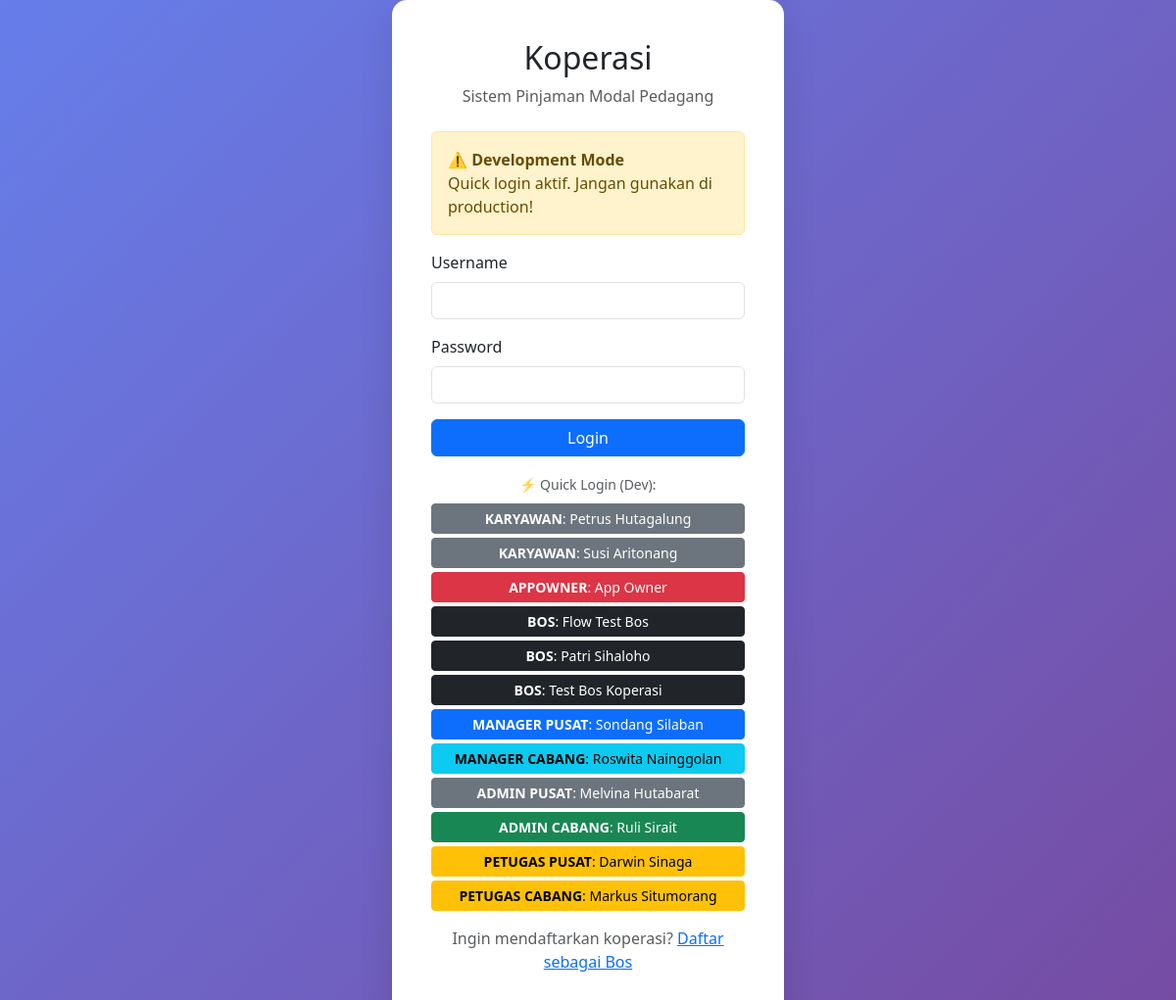
The app's page /login.php, older data.
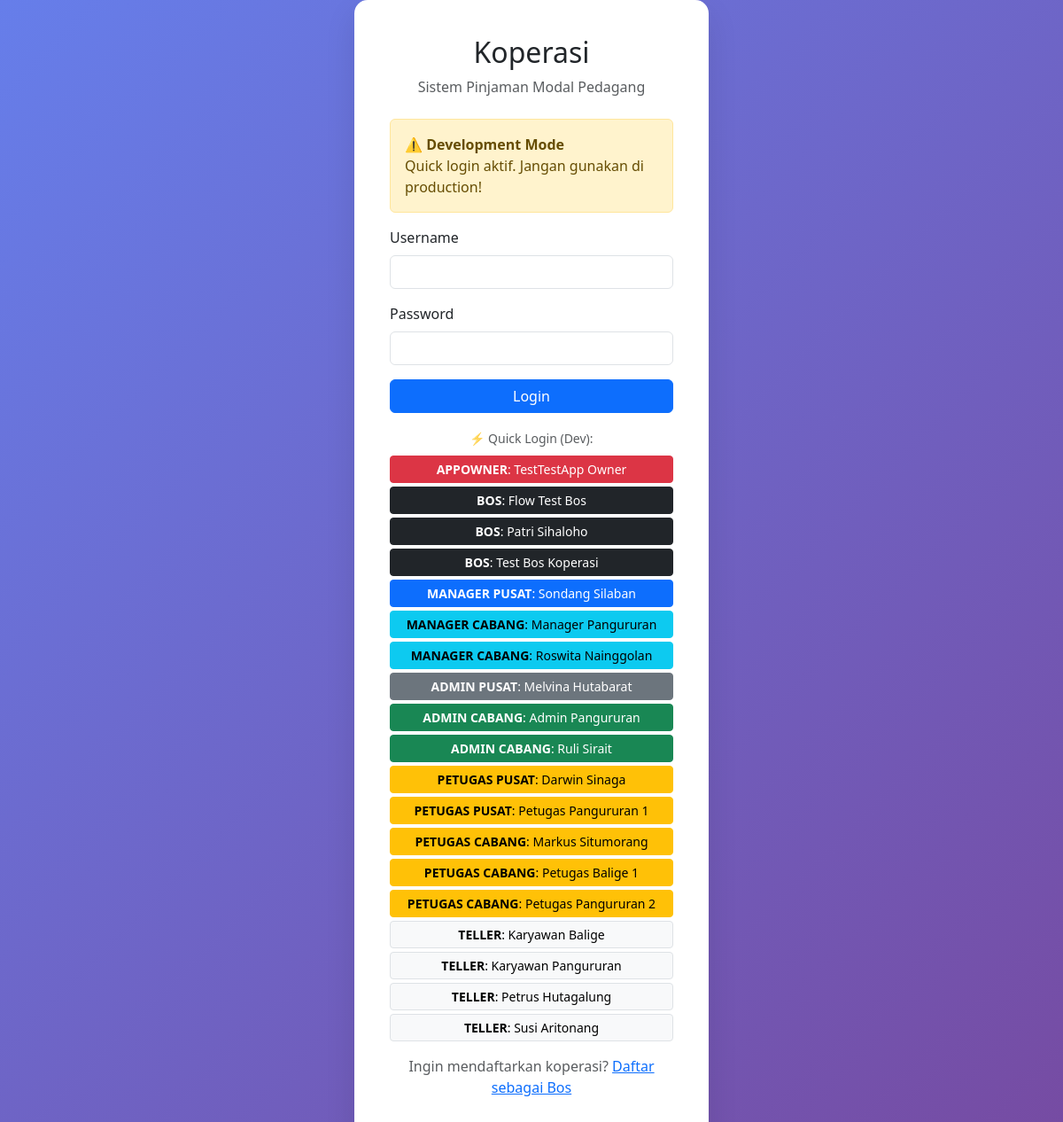
The same page, newer data.
### tables this page shows
CREATE TABLE `users` (
  `id` int(11) NOT NULL AUTO_INCREMENT,
  `username` varchar(50) NOT NULL,
  `password` varchar(255) NOT NULL,
  `nama` varchar(100) NOT NULL,
  `ktp` varchar(16) DEFAULT NULL COMMENT 'NIK KTP - identitas global via db_orang',
  `email` varchar(100) DEFAULT NULL,
  `telp` varchar(20) DEFAULT NULL,
  `role` varchar(50) NOT NULL DEFAULT 'karyawan',
  `owner_bos_id` int(10) unsigned DEFAULT NULL,
  `cabang_id` int(11) DEFAULT NULL,
  `derived_permissions` longtext DEFAULT NULL CHECK (json_valid(`derived_permissions`)),
  `status` enum('aktif','nonaktif') NOT NULL DEFAULT 'aktif',
  `created_at` timestamp NOT NULL DEFAULT current_timestamp(),
  `updated_at` timestamp NOT NULL DEFAULT current_timestamp() ON UPDATE current_timestamp(),
  `limit_kasbon` decimal(12,0) DEFAULT 0,
  `gaji` decimal(12,0) DEFAULT 0,
  `tanggal_lahir` date DEFAULT NULL,
  `tanggal_masuk` date DEFAULT NULL,
  `db_orang_person_id` int(11) DEFAULT NULL,
  `totp_secret` varchar(64) DEFAULT NULL,
  `totp_enabled` tinyint(1) DEFAULT 0,
  `totp_verified_at` timestamp NULL DEFAULT NULL,
  `phone_2fa` varchar(20) DEFAULT NULL,
  PRIMARY KEY (`id`),
  UNIQUE KEY `username` (`username`),
  KEY `idx_owner_bos_id` (`owner_bos_id`),
  KEY `idx_db_orang_person` (`db_orang_person_id`),
  KEY `idx_users_ktp` (`ktp`)
);

### config/database.php (called while the page is built, shortened)
<?php
require_once __DIR__ . '/path.php';
$conn = new mysqli(DB_KEWER_HOST, DB_KEWER_USER, DB_KEWER_PASS, DB_KEWER_NAME, 3306, '/opt/lampp/var/mysql/mysql.sock');
$conn->set_charset("utf8mb4");
function query($sql, $params = []) {
    global $conn;
    $sql_trimmed = strtoupper(ltrim($sql));
    if (empty($params)) {
        $result = mysqli_query($conn, $sql);
        if (strpos($sql_trimmed, 'SELECT') === 0) {
            $data = [];
            while ($row = mysqli_fetch_assoc($result)) {
                $data[] = $row;
            }
            return $data;
        }
        return mysqli_affected_rows($conn);
    }
    $stmt = $conn->prepare($sql);
    $types = str_repeat('s', count($params));
    $stmt->bind_param($types, ...$params);
    $stmt->execute();
    return $stmt->affected_rows;
}

### config/path.php (called while the page is built, shortened)
<?php
function baseUrl($path = '') {
    return BASE_URL . '/' . ltrim($path, '/');
}

### login.php (the view, shortened to what this page needs)
<?php
require_once 'config/path.php';
?>
<!DOCTYPE html>
<html lang="id">
<head>
    <link href="https://cdn.jsdelivr.net/npm/bootstrap@5.3.0/dist/css/bootstrap.min.css" rel="stylesheet">
</head>
<body>
    <div class="login-card">
        <div class="text-center mb-4">
            <h2><?php echo APP_NAME; ?></h2>
            <p class="text-muted">Sistem Pinjaman Modal Pedagang</p>
        </div>
        <?php if (APP_ENV === 'development'): ?>
        <div class="alert alert-warning mb-3">
            <strong>⚠️ Development Mode</strong><br>
            Quick login aktif. Jangan gunakan di production!
        </div>
        <?php endif; ?>
        <form method="POST" id="loginForm">
            <div class="mb-3">
                <label class="form-label">Username</label>
                <input type="text" name="username" class="form-control" id="username" required>
            </div>
            <div class="mb-3">
                <label class="form-label">Password</label>
                <input type="password" name="password" class="form-control" id="password" required>
            </div>
            <button type="submit" class="btn btn-primary w-100">Login</button>
        </form>
                <?php if (APP_ENV === 'development'):
            $dev_users = query("SELECT username, nama, role FROM users WHERE status = 'aktif' ORDER BY FIELD(role, 'appOwner','bos','manager_pusat','manager_cabang','admin_pusat','admin_cabang','petugas_pusat','petugas_cabang','teller'), nama");
            if (is_array($dev_users) && count($dev_users) > 0):
                $role_colors = [
                    'appOwner' => 'danger', 'bos' => 'dark', 'manager_pusat' => 'primary', 'manager_cabang' => 'info',
                    'admin_pusat' => 'secondary', 'admin_cabang' => 'success',
                    'petugas_pusat' => 'warning', 'petugas_cabang' => 'warning',
                    'teller' => 'light border'
                ];
        ?>
        <div class="mt-3">
            <p class="text-center text-muted mb-2"><small>⚡ Quick Login (Dev):</small></p>
            <div class="d-grid gap-1">
                <?php foreach ($dev_users as $du):
                    $btn = $role_colors[$du['role']] ?? 'secondary';
                    $label = strtoupper(str_replace('_', ' ', $du['role']));
                ?>
                <button type="button" class="btn btn-<?= $btn ?> btn-sm" onclick="quickLogin('<?= htmlspecialchars($du['username']) ?>')"><strong><?= $label ?></strong>: <?= htmlspecialchars($du['nama']) ?></button>
                <?php endforeach; ?>
            </div>
        </div>
        <?php endif; endif; ?>
        <div class="mt-3 text-center">
            <p class="text-muted">Ingin mendaftarkan koperasi? <a href="<?php echo baseUrl('pages/bos/register.php'); ?>" class="text-primary">Daftar sebagai Bos</a></p>
        </div>
    </div>
</body>
</html>

### login.php (style rules this page uses)
body { background: linear-gradient(135deg, #667eea 0%, #764ba2 100%); min-height: 100vh; display: flex; align-items: center; justify-content: center; }
.login-card { background: white; border-radius: 15px; box-shadow: 0 15px 35px rgba(0,0,0,0.1); padding: 40px; width: 100%; max-width: 400px; }

Row changes from the older to the newer data that the page shows:
changed users "APPOWNER": nama "App Owner" → "TestTestApp Owner"
added users: role "MANAGER CABANG", nama "Manager Pangururan"
added users: role "ADMIN CABANG", nama "Admin Pangururan"
added users: role "PETUGAS PUSAT", nama "Petugas Pangururan 1"
added users: role "PETUGAS CABANG", nama "Petugas Balige 1"
added users: role "PETUGAS CABANG", nama "Petugas Pangururan 2"
added users: role "TELLER", nama "Karyawan Balige"
added users: role "TELLER", nama "Karyawan Pangururan"
changed users "Petrus Hutagalung": role "KARYAWAN" → "TELLER"; moves down the list
changed users "Susi Aritonang": role "KARYAWAN" → "TELLER"; moves down the list
